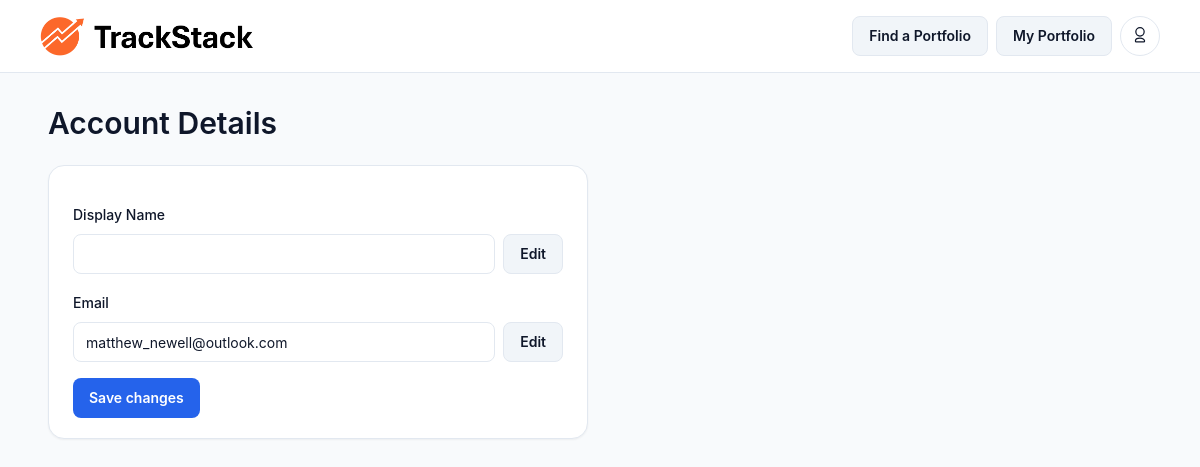
/portfolios/account/ (signed in), run on an earlier commit of the app's database.
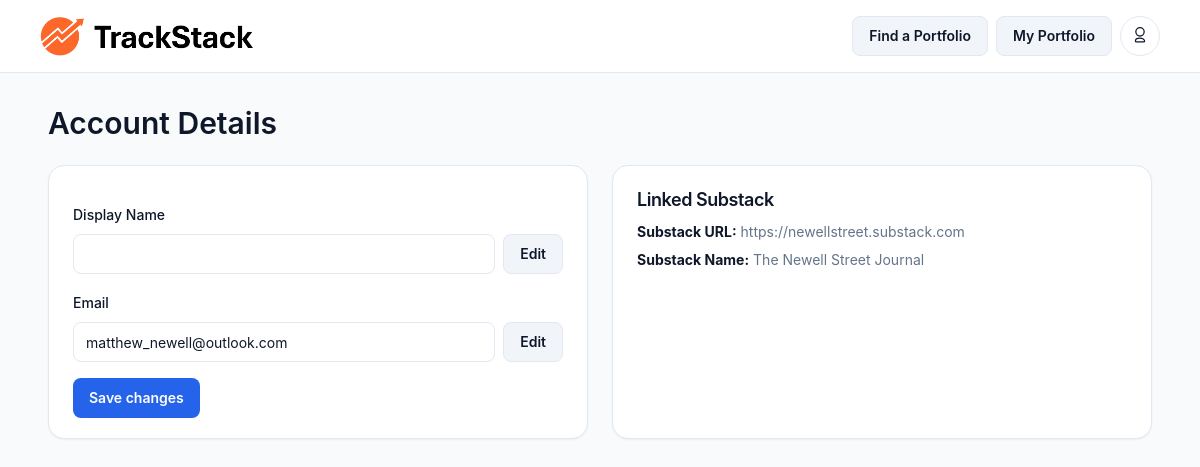
And on a later commit of the database.
### portfolios/models.py (models this page shows, shortened)
class Portfolio(models.Model):
    user = models.OneToOneField(
        User, on_delete=models.CASCADE, related_name="portfolio"
    )
    name = models.CharField(max_length=100)
    substack_url = models.URLField(unique=True, blank=True, null=True)
    short_description = models.CharField(max_length=200, blank=True, null=True)
    cash_balance = models.DecimalField(
        max_digits=20,
        decimal_places=2,
        default=Decimal("100000.00"),
        validators=[MinValueValidator(0)],
    )
    holdings = JSONField(default=dict)
    benchmarks = JSONField(default=list)
    is_private = models.BooleanField(default=False)
    created_at = models.DateTimeField(auto_now_add=True)

### portfolios/views.py (the view)
# urls.py: path("account/", views.account_details, name="account-details"),
@login_required
def account_details(request):
    portfolio = Portfolio.objects.filter(user=request.user).first()
    if request.method == "POST":
        form = AccountForm(request.POST, instance=request.user)
        old_email = request.user.email
        if form.is_valid():
            user = request.user
            new_display = form.cleaned_data.get("display_name", "")
            new_email = form.cleaned_data.get("email") or old_email
            email_changed = new_email.lower() != old_email.lower()
            if new_display != user.first_name:
                user.first_name = new_display
                user.save(update_fields=["first_name"])
            if email_changed:
                code = f"{random.randint(0, 999999):06d}"
                request.session["pending_email_change"] = {
                    "new_email": new_email,
                    "code": code,
                }
                send_email(
                    "Verify your new email",
                    f"Your verification code is {code}",
                    [new_email],
                    fail_silently=True,
                )
                return redirect("portfolios:account-verify-email")
            return redirect("portfolios:account-details")
    else:
        form = AccountForm(instance=request.user)
    return render(
        request,
        "portfolios/account_details.html",
        {"portfolio": portfolio, "form": form},
    )

### portfolios/forms.py (shortened to what this page needs)
class AccountForm(forms.ModelForm):
    display_name = forms.CharField(
        label="Display Name",
        max_length=150,
        required=False,
        widget=forms.TextInput(attrs={"class": "input flex-1"}),
    )
    class Meta:
        model = get_user_model()
        fields = ["email"]
        widgets = {
            "email": forms.EmailInput(attrs={"class": "input flex-1"})
        }
    def __init__(self, *args, **kwargs):
        super().__init__(*args, **kwargs)
        self.fields["display_name"].initial = self.instance.first_name

### templates/portfolios/account_details.html (shortened to what this page needs)
{% extends "portfolios/base.html" %}
{% block content %}
  <div class="space-y-6">
    <h1 class="text-3xl font-semibold">Account Details</h1>
    <div class="grid gap-6 lg:grid-cols-2">
      <div class="card">
        <div class="card-content space-y-4">
          <form method="post" class="space-y-4">
            <div class="space-y-2">
              <label for="{{ form.display_name.id_for_label }}">Display Name</label>
              <div class="flex gap-2">
                {{ form.display_name }}
                <button type="button" class="btn-secondary" id="edit-display-name">Edit</button>
              </div>
            </div>
            <div class="space-y-2">
              <label for="{{ form.email.id_for_label }}">Email</label>
              <div class="flex gap-2">
                {{ form.email }}
                <button type="button" class="btn-secondary" id="edit-email">Edit</button>
              </div>
            </div>
            <button type="submit" class="btn-primary" id="save-btn" disabled>Save changes</button>
          </form>
        </div>
      </div>
      <div>
        {% if portfolio %}
        <div class="card h-full">
          <div class="card-content space-y-2">
            <h2 class="section-title">Linked Substack</h2>
            <p class="muted"><strong class="text-text">Substack URL:</strong> {{ portfolio.substack_url }}</p>
            <p class="muted"><strong class="text-text">Substack Name:</strong> {{ portfolio.name }}</p>
          </div>
        </div>
        {% endif %}
      </div>
    </div>
  </div>
{% endblock %}

What changed in the data, as far as the page shows it:
added Portfolio: substack_url "https://newellstreet.substack.com", name "The Newell Street Journal"
Also different on the page:
text now shown: "Linked Substack Substack URL: Substack Name:"
